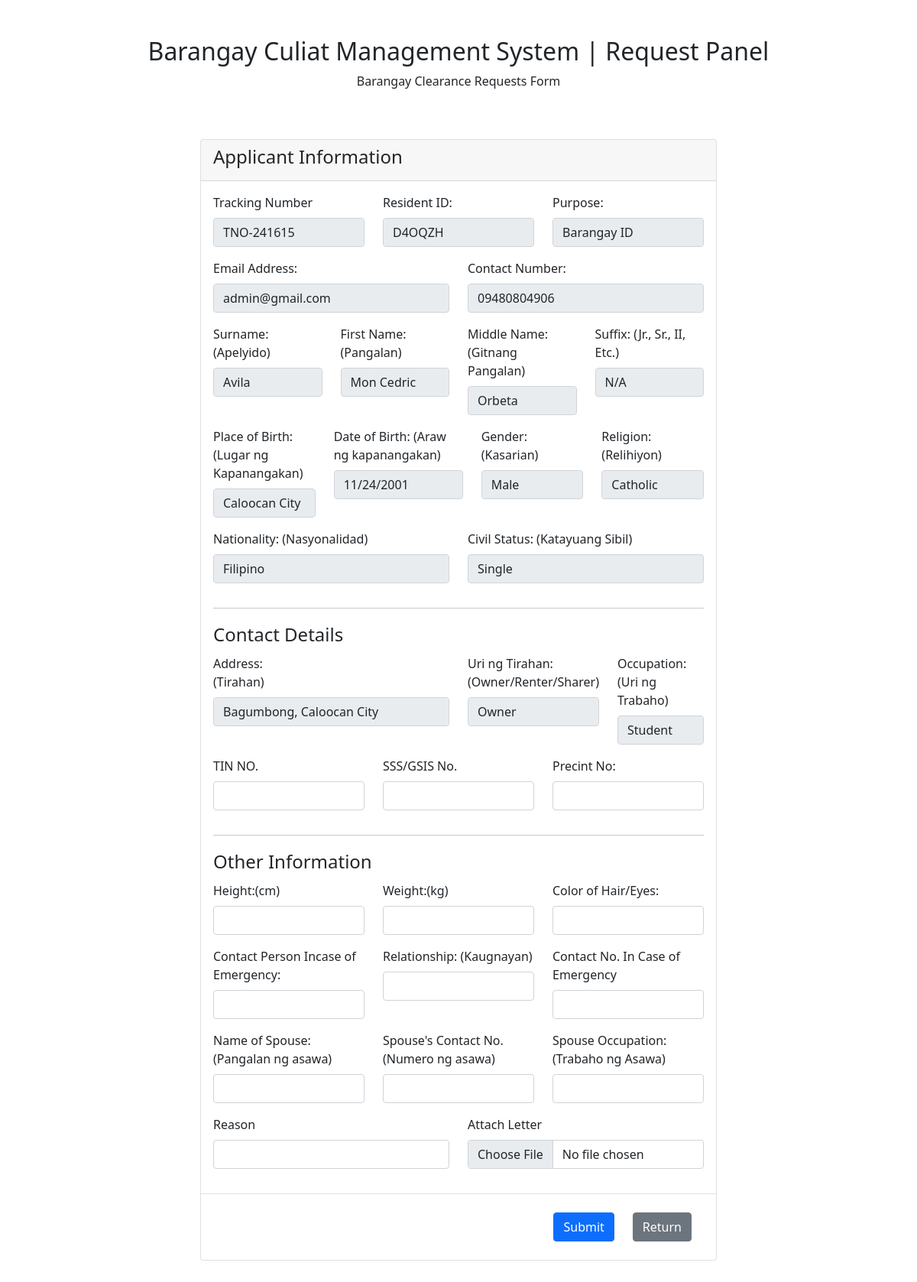
The page /CuliatBMS/services/bgyid/barangayid.php (signed in) on the database its author committed.
### tables this page shows
CREATE TABLE `residents` (
  `id` int(11) NOT NULL,
  `residentid` varchar(100) NOT NULL,
  `lastname` varchar(255) NOT NULL,
  `address` varchar(255) NOT NULL,
  `puroknumber` int(10) NOT NULL,
  `dob` date NOT NULL,
  `nationality` varchar(255) NOT NULL,
  `firstname` varchar(255) NOT NULL,
  `pob` varchar(255) NOT NULL,
  `email` varchar(255) NOT NULL,
  `password` varchar(100) NOT NULL,
  `middlename` varchar(255) NOT NULL,
  `gender` varchar(255) NOT NULL,
  `contno` varchar(255) NOT NULL,
  `suf` varchar(255) NOT NULL,
  `occupation` varchar(255) NOT NULL,
  `religion` varchar(255) NOT NULL,
  `cs` varchar(100) NOT NULL,
  `status` varchar(100) NOT NULL,
  `unt` varchar(100) NOT NULL,
  `user_type` varchar(100) NOT NULL,
  `photo` varchar(100) NOT NULL
);

### CuliatBMS/services/bgyid/barangayid.php (the view, shortened to what this page needs)
<?php
require_once('includes/conn.php');
extract($_POST);
$query = "SELECT id from bmss ORDER BY id desc";
$result = mysqli_query($conn,$query);
$row = mysqli_fetch_array($result);
$lastid = isset($row['id']);
if(empty($lastid)) {
  $tno = mt_rand(100000,999999);
  $number = 'TNO-' .$tno;
}
else {
  $tno = mt_rand(100000,999999);
  $number = 'TNO-' .$tno;
}
?>
<!doctype html>
<html lang="en">
  <head>
    <link href="https://cdn.jsdelivr.net/npm/bootstrap@5.1.3/dist/css/bootstrap.min.css" rel="stylesheet">
    <link rel="stylesheet" href="//cdn.jsdelivr.net/npm/alertifyjs@1.13.1/build/css/alertify.min.css"/>
</head>
<body>
<div class="container-fluid">
<h2 class="text-center pt-5">Barangay Culiat Management System | Request Panel</h2>
    <p class="datatable design text-center">Barangay Clearance Requests Form</p>
    <div class="row justify-content-center">
        <div class="col-md-7 pb-5">
            <div class="card mt-5">
                <div class="card-header">
                    <h4>Applicant Information</h4>
                </div>
                <div class="card-body">
                <?php
                    $id = $_SESSION["residentid"];
                    $sql = "SELECT *,SYSDATE(),dob,DATEDIFF(SYSDATE(),dob)/365 AS AGE1 FROM residents WHERE residentid='$id'";
                    $query = $conn->query($sql);
                    while($row = $query->fetch_assoc()){
              ?>
                <form method="POST" action="code.php" enctype="multipart/form-data">
                        <div class="row pb-3">
                        <div class="col">
                        <label for="trackingnoField" class="form-label">Tracking Number</label>
                        <input type="text" class="form-control" id="trackingnoField1" name="trackingno" value="<?php echo $number; ?>" readonly required>
                        </div>
                        <div class="col">
                        <label for="residentidField" class="form-label">Resident ID:</label>
                        <input type="text" class="form-control" id="residentidField1" name="residentid" value="<?php echo $row['residentid']; ?>" readonly required>
                        </div>
                        <div class="col">
                        <label for="purposeField" class="form-label">Purpose:</label>
                        <input type="text" class="form-control" id="purposeField1" name="purpose" value="Barangay ID" readonly required>
                        </div>
                        </div>
                        <div class="row pb-3">
                        <div class="col">
                        <label for="emailField" class="form-label">Email Address:</label>
                        <input type="email" class="form-control" id="addemailField1" name="email" value="<?php echo $row['email']; ?>" readonly required>
                        </div>
                        <div class="col">
                        <label for="contnoField" class="form-label">Contact Number:</label>
                       <input type="text" class="form-control" id="contnoField1" name="contno" value="<?php echo $row['contno']; ?>" readonly required>
                        </div>
                        </div>
                        <div class="row pb-3">
                        <div class="col">
                        <label for="snameField" class="form-label">Surname: (Apelyido)</label>
                        <input type="text" class="form-control" id="snameField1" name="sname" value="<?php echo $row['lastname']; ?>" readonly required>
                        </div>
                        <div class="col">
                        <label for="fnameField" class="form-label">First Name: (Pangalan)</label>
                        <input type="text" class="form-control" id="fnameField1" name="fname" value="<?php echo $row['firstname']; ?>" readonly required>
                        </div>
                        <div class="col">
                        <label for="mnameField" class="form-label">Middle Name: (Gitnang Pangalan)</label>
                        <input type="text" class="form-control" id="mnameField1" name="mname" value="<?php echo $row['middlename']; ?>" readonly required>
                        </div>
                        <div class="col">
                        <label for="sufField" class="form-label">Suffix: (Jr., Sr., II, Etc.)</label>
                        <input type="text" class="form-control" id="sufField1" name="suf" value="<?php echo $row['suf']; ?>" readonly required>
                        </div>
                        </div>
                        <div class="row pb-3">
                        <div class="col">
                        <label for="pobField" class="form-label">Place of Birth: (Lugar ng Kapanangakan)</label>
                        <input type="text" class="form-control" id="pobField1" name="pob" value="<?php echo $row['pob']; ?>" readonly required>
                        </div>
                        <div class="col">
                        <label for="dobField" class="form-label">Date of Birth: (Araw ng kapanangakan)</label>
                        <input type="date" class="form-control" id="dobField1" name="dob" value="<?php echo $row['dob']; ?>" readonly required>
                        </div>
                        <div class="col">
                        <label for="genderField" class="form-label">Gender: <br>(Kasarian)</label>
                        <input type="text" class="form-control" id="genderField1" name="gender" value="<?php echo $row['gender']; ?>" readonly required>
                        </div>
                        <div class="col">
                        <label for="religionField" class="form-label">Religion: <br>(Relihiyon)</label>
                        <input type="text" class="form-control" id="religionField1" name="religion" value="<?php echo $row['religion']; ?>" readonly required>
                        </div>
                        </div>
                        <div class="row pb-3">
                        <div class="col">
                        <label for="nationField" class="form-label">Nationality: (Nasyonalidad)</label>
                        <input type="text" class="form-control" id="nationField1" name="nation" value="<?php echo $row['nationality']; ?>" readonly required>
                        </div>
                        <div class="col">
                        <label for="csField" class="form-label">Civil Status: (Katayuang Sibil)</label>
                        <input type="text" class="form-control" id="csField1" name="cs" value="<?php echo $row['cs']; ?>" readonly required>
                        </div>
                        </div>
                        <hr>
                        <h4 class="modal-title pb-2">Contact Details</h4>
                        <div class="row pb-3">
                        <div class="col-6">
                        <label for="addressField" class="form-label">Address: <br>(Tirahan)</label>
                        <input type="text" class="form-control" id="addressField1" name="address" value="<?php echo $row['address']; ?>" readonly required>
                        </div>
                        <div class="col">
                        <label for="untField" class="form-label">Uri ng Tirahan: <br>(Owner/Renter/Sharer)</label>
                        <input type="text" class="form-control" id="untField1" name="unt" value="<?php echo $row['unt']; ?>" readonly required>
                        </div>
                        <div class="col">
                        <label for="occuField" class="form-label">Occupation: <br>(Uri ng Trabaho)</label>
                        <input type="text" class="form-control" id="occuField1" name="occu" value="<?php echo $row['occupation']; ?>" readonly required>
                        </div>
                        </div>
                        <?php
              }
            ?>
                        <div class="row pb-3">
                        <div class="col">
                        <label for="tinField" class="form-label">TIN NO.</label>
                        <input type="text" class="form-control" id="tinField1" name="tin">
                        </div>
                        <div class="col">
                        <label for="sssnoField" class="form-label">SSS/GSIS No.</label>
                        <input type="text" class="form-control" id="sssnoField1" name="sssno">
                        </div>
                        <div class="col">
                        <label for="precnoField" class="form-label">Precint No:</label>
                        <input type="text" class="form-control" id="precnoField1" name="precno">
                        </div>
                        </div>
                        <hr>
                        <h4 class="modal-title pb-2">Other Information</h4>
                        <div class="row pb-3">
                            <div class="col">
                            <label for="htwtField" class="form-label">Height:(cm)</label>
                            <input type="text" class="form-control" id="htwtField1" name="htwt">
                            </div>
                            <div class="col">
                            <label for="weightField" class="form-label">Weight:(kg)</label>
                            <input type="text" class="form-control" id="weightField1" name="weight">
                            </div>
                            <div class="col">
                            <label for="colorField" class="form-label">Color of Hair/Eyes:</label>
                            <input type="text" class="form-control" id="colorField1" name="color">
                            </div>
                            </div>
                        <div class="row pb-3">
                            <div class="col">
                            <label for="emergencyField" class="form-label">Contact Person Incase of Emergency:</label>
                            <input type="text" class="form-control" id="emergencyField1" name="emergency">
                            </div>
                            <div class="col">
                            <label for="relField" class="form-label">Relationship: (Kaugnayan)</label>
                            <input type="text" class="form-control" id="relField1" name="rel">
                            </div>
                            <div class="col">
                            <label for="contemerField" class="form-label">Contact No. In Case of Emergency</label>
                            <input type="text" class="form-control" id="contemerField1" name="contemer">
                            </div>
                        </div>
                        <div class="row pb-3">
                            <div class="col">
                            <label for="nosField" class="form-label">Name of Spouse: (Pangalan ng asawa)</label>
                            <input type="text" class="form-control" id="nosField1" name="nos">
                            </div>
                            <div class="col">
                            <label for="scontnoField" class="form-label">Spouse's Contact No. (Numero ng asawa)</label>
                            <input type="text" class="form-control" id="scontnoField1" name="scontno">
                            </div>
                            <div class="col">
                            <label for="spooccuField" class="form-label">Spouse Occupation: (Trabaho ng Asawa)</label>
                            <input type="text" class="form-control" id="spooccuField1" name="spooccu">
                            </div>
                            </div>
                        <div class="row pb-3">
                            <div class="col">
                                <label for="reasonField1" class="form-label">Reason</label>
                                <input type="text" class="form-control" id="reasonField1" name="reason">
                            </div>
                            <div class="col">
                                <label for="letter" class="form-label">Attach Letter</label>
                                <input type="file" class="form-control" id="letterField1" name="letter" accept =".jpg, .jpeg, .png">
                            </div>
                        </div>
                        </div>
                        <div class="modal-footer float-start">
                        <button type="submit" class="btn btn-primary" name = "submit_request">Submit</button>
                        <a href="../../../CuliatBMS/services/index.php" class="nav-link"><button type="button" class="btn btn-secondary">Return</button></a>
                        </div>
                </div>
            </div>
        </div>
    </div>
</body>
</html>

### rows shown on the page
residents: residentid "D4OQZH", email "admin@gmail.com", contno "09480804906", sname "Avila", fname "Mon Cedric", mname "Orbeta", suf "N/A", pob "Caloocan City", dob "11/24/2001", gender "Male", religion "Catholic", nation "Filipino", cs "Single", address "Bagumbong, Caloocan City", unt "Owner", occu "Student"
